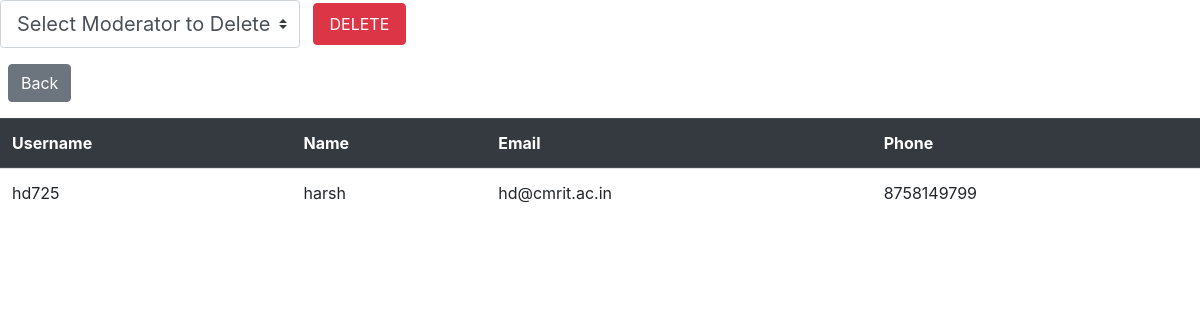
Before: /viewmoddata with the older database file.
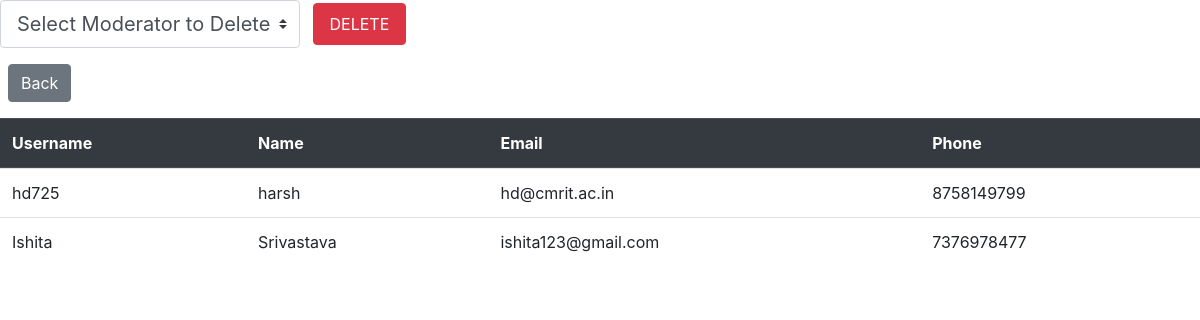
After: the same page with the newer database file.
### tables this page shows
CREATE TABLE moderator(usr TEXT PRIMARY KEY,
        namem TEXT,
        password TEXT,
        emailm TEXT,
        contactno TEXT);

### home.py (the view)
@app.route('/viewmoddata',methods=["POST","GET"])
def view_mod_data():
	if request.method=="POST":
		mod=request.form['mod_del']
		print(mod,"==============")
		deleterecmoderator(mod)
	lst=viewmoderator()
	return render_template('view_mod.html',data=lst,lenght=len(lst))

### backend.py (called while the page is built)
def viewmoderator():
    con=sqlite3.connect("student.db")
    cur=con.cursor()
    cur.execute("SELECT * FROM moderator")
    rows=cur.fetchall()
    con.close()
    return rows

### templates/view_mod.html (shortened to what this page needs)
<!DOCTYPE html>
<html>
<head>
	<link rel="stylesheet" href="https://cdn.jsdelivr.net/npm/bootstrap@4.5.3/dist/css/bootstrap.min.css">
</head>
<body>
<form method="post" action="/viewmoddata">
  <select name="mod_del" class="custom-select custom-select-lg mb-3" style="width: 25%;"  >
  <option selected>Select Moderator to Delete</option>
</select>
<button class="btn btn-danger mx-2 mb-3 px-3 py-2" >DELETE</button>
</form>
<a href="/" class="btn btn-secondary mb-3 ml-2">Back</a>
<table class="table">
  <thead class="thead-dark">
    <tr>
      <th scope="col">Username</th>
      <th scope="col">Name</th>
      <th scope="col">Email</th>
      <th scope="col">Phone</th>
    </tr>
  </thead>
  <tbody>
    <tr>
    	{% for dat in data %}
    		<tr>
    		{% for i in range(5)%}
    			{%if i!=2%}
    				<td>{{dat[i]}}</td>
    			{%endif%}
    		{%endfor%}
    		</tr>
    	{% endfor %}
      </tr>
  </tbody>
</table>
</body>
</html>

Changed rows visible on the page:
added moderator: usr "Ishita" "Srivastava" "ishita123@gmail.com" "7376978477"
